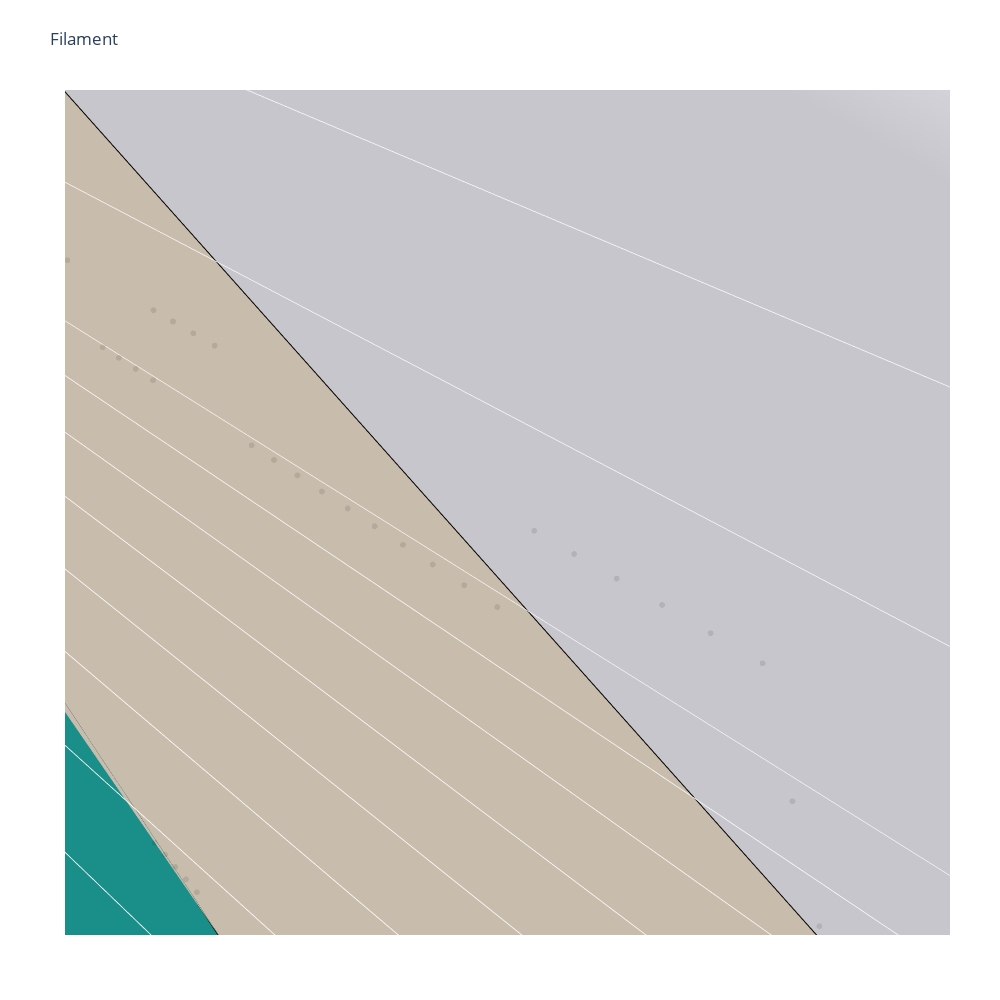

The notebook cell this image was saved under:
### Code cell
import random 
if DIRECT_VISUALISATION_FACE:
    rand = (np.random.rand(face_df.shape[0],3)*255).astype('int')
    rand[0] = 0
    cmap_rand = ListedColormap(rand)


    plot_face=[]
    
    fill_colors=list(mpl.colors.cnames.values())
    random.shuffle(fill_colors)
    for f in (np.unique(edge_df.face)[1:]):

        try:
            edges= edge_df[edge_df.face==f]
            nb_vert = len(edges)
            vert_order = [edges.iloc[0].srce]
            for i in range(nb_vert):
                vert_order.append(edges[edges.trgt==vert_order[-1]]['srce'].to_numpy()[0])
            zs=vert_df.loc[vert_order].z_pix.to_numpy()
            ys=vert_df.loc[vert_order].y_pix.to_numpy()
            xs=vert_df.loc[vert_order].x_pix.to_numpy()
            plot_face.append(dict(
                type='scatter3d',
                mode='lines',
                x=xs,
                y=ys,
                z=zs,
                name='',
                surfaceaxis=2, # add a surface axis ('1' refers to axes[1] i.e. the y-axis)
                surfacecolor=fill_colors[f],
                line=dict(
                    color='black',
                    width=4
                ),
            ))
        except:
            print(f)



    plot_face.append(background_skeleton)
    plot_face.append(vertex)
    fig = go.Figure(data=plot_face, )
    fig.update_layout(title='Filament', 
                      autosize=False,
                      width=1000,
                      height=1000,
                      margin=dict(l=65, r=50, b=65, t=90),
                     )

    fig['layout'].update(scene=dict(aspectmode="manual", 
                                aspectratio=dict(x=X_SIZE*X_SHAPE, 
                                                 y=Y_SIZE*Y_SHAPE, 
                                                 z=Z_SIZE*Z_SHAPE)),
                     showlegend=False)
    fig.show()

### Figure 1 — Plotly figure (JSON) as saved in the notebook; plotly's stock layout.template omitted (floating-point values rounded to 4 significant figures; data arrays with more than 128 entries replaced by an {"elided": "..."} marker saying what was removed)
{"data": [{"line": {"color": "black", "width": 4}, "mode": "lines", "name": "", "surfaceaxis": 2, "surfacecolor": "#FF0000", "type": "scatter3d", "x": [143, 129, 118, 138, 143], "y": [525, 528, 572, 599, 525], "z": [19, 22, 25, 23, 19]}, {"line": {"color": "black", "width": 4}, "mode": "lines", "name": "", "surfaceaxis": 2, "surfacecolor": "#ADFF2F", "type": "scatter3d", "x": [129, 117, 96, 118, 129], "y": [528, 502, 534, 572, 528], "z": [22, 25, 33, 25, 22]}, {"line": {"color": "black", "width": 4}, "mode": "lines", "name": "", "surfaceaxis": 2, "surfacecolor": "#BDB76B", "type": "scatter3d", "x": [147, 115, 117, 129, 143, 147], "y": [443, 481, 502, 528, 525, 443], "z": [18, 26, 25, 22, 19, 18]}, {"line": {"color": "black", "width": 4}, "mode": "lines", "name": "", "surfaceaxis": 2, "surfacecolor": "#00FFFF", "type": "scatter3d", "x": [145, 123, 111, 115, 147, 145], "y": [390, 397, 438, 481, 443, 390], "z": [21, 26, 28, 26, 18, 21]}, {"line": {"color": "black", "width": 4}, "mode": "lines", "name": "", "surfaceaxis": 2, "surfacecolor": "#FF6347", "type": "scatter3d", "x": [138, 118, 103, 114, 131, 138], "y": [599, 572, 632, 660, 641, 599], "z": [23, 25, 31, 29, 24, 23]}, {"line": {"color": "black", "width": 4}, "mode": "lines", "name": "", "surfaceaxis": 2, "surfacecolor": "#98FB98", "type": "scatter3d", "x": [131, 114, 131, 131], "y": [641, 660, 715, 641], "z": [24, 29, 28, 24]}, {"line": {"color": "black", "width": 4}, "mode": "lines", "name": "", "surfaceaxis": 2, "surfacecolor": "#FFFFE0", "type": "scatter3d", "x": [118, 96, 86, 93, 103, 118], "y": [572, 534, 594, 628, 632, 572], "z": [25, 33, 40, 36, 31, 25]}, {"line": {"color": "black", "width": 4}, "mode": "lines", "name": "", "surfaceaxis": 2, "surfacecolor": "#DCDCDC", "type": "scatter3d", "x": [103, 93, 85, 100, 114, 103], "y": [632, 628, 675, 725, 660, 632], "z": [31, 36, 48, 41, 29, 31]}, {"line": {"color": "black", "width": 4}, "mode": "lines", "name": "", "surfaceaxis": 2, "surfacecolor": "#F5FFFA", "type": "scatter3d", "x": [114, 100, 99, 110, 138, 131, 114], "y": [660, 725, 748, 753, 757, 715, 660], "z": [29, 41, 46, 42, 31, 28, 29]}, {"line": {"color": "black", "width": 4}, "mode": "lines", "name": "", "surfaceaxis": 2, "surfacecolor": "#00FFFF", "type": "scatter3d", "x": [138, 110, 119, 132, 138], "y": [757, 753, 799, 819, 757], "z": [31, 42, 47, 47, 31]}, {"line": {"color": "black", "width": 4}, "mode": "lines", "name": "", "surfaceaxis": 2, "surfacecolor": "#FFB6C1", "type": "scatter3d", "x": [151, 122, 113, 123, 145, 151], "y": [314, 332, 371, 397, 390, 314], "z": [26, 34, 33, 26, 21, 26]}, {"line": {"color": "black", "width": 4}, "mode": "lines", "name": "", "surfaceaxis": 2, "surfacecolor": "#808080", "type": "scatter3d", "x": [122, 107, 98, 113, 122], "y": [332, 317, 368, 371, 332], "z": [34, 48, 45, 33, 34]}, {"line": {"color": "black", "width": 4}, "mode": "lines", "name": "", "surfaceaxis": 2, "surfacecolor": "#66CDAA", "type": "scatter3d", "x": [151, 135, 122, 107, 122, 151], "y": [314, 260, 272, 317, 332, 314], "z": [26, 44, 50, 48, 34, 26]}, {"line": {"color": "black", "width": 4}, "mode": "lines", "name": "", "surfaceaxis": 2, "surfacecolor": "#FF4500", "type": "scatter3d", "x": [96, 88, 81, 81, 86, 96], "y": [534, 509, 564, 596, 594, 534], "z": [33, 42, 48, 46, 40, 33]}, {"line": {"color": "black", "width": 4}, "mode": "lines", "name": "", "surfaceaxis": 2, "surfacecolor": "#20B2AA", "type": "scatter3d", "x": [97, 89, 84, 85, 88, 97], "y": [460, 440, 473, 497, 509, 460], "z": [36, 46, 50, 47, 42, 36]}, {"line": {"color": "black", "width": 4}, "mode": "lines", "name": "", "surfaceaxis": 2, "surfacecolor": "#4169E1", "type": "scatter3d", "x": [86, 81, 80, 85, 93, 86], "y": [594, 596, 642, 675, 628, 594], "z": [40, 46, 52, 48, 36, 40]}, {"line": {"color": "black", "width": 4}, "mode": "lines", "name": "", "surfaceaxis": 2, "surfacecolor": "#FAEBD7", "type": "scatter3d", "x": [84, 86, 80, 84, 85, 84], "y": [473, 450, 482, 528, 497, 473], "z": [50, 57, 64, 58, 47, 50]}, {"line": {"color": "black", "width": 4}, "mode": "lines", "name": "", "surfaceaxis": 2, "surfacecolor": "#1E90FF", "type": "scatter3d", "x": [91, 90, 85, 76, 86, 89, 91], "y": [385, 373, 388, 438, 450, 412, 385], "z": [52, 57, 64, 65, 57, 52, 52]}, {"line": {"color": "black", "width": 4}, "mode": "lines", "name": "", "surfaceaxis": 2, "surfacecolor": "#E9967A", "type": "scatter3d", "x": [89, 89, 86, 84, 89], "y": [440, 412, 450, 473, 440], "z": [46, 52, 57, 50, 46]}, {"line": {"color": "black", "width": 4}, "mode": "lines", "name": "", "surfaceaxis": 2, "surfacecolor": "#DC143C", "type": "scatter3d", "x": [85, 85, 90, 99, 100, 85], "y": [675, 742, 756, 748, 725, 675], "z": [48, 58, 56, 46, 41, 48]}, {"line": {"color": "black", "width": 4}, "mode": "lines", "name": "", "surfaceaxis": 2, "surfacecolor": "#008080", "type": "scatter3d", "x": [85, 84, 83, 81, 88, 85], "y": [497, 528, 562, 564, 509, 497], "z": [47, 58, 55, 48, 42, 47]}, {"line": {"color": "black", "width": 4}, "mode": "lines", "name": "", "surfaceaxis": 2, "surfacecolor": "#F08080", "type": "scatter3d", "x": [119, 108, 144, 132, 119], "y": [799, 817, 859, 819, 799], "z": [47, 59, 58, 47, 47]}, {"line": {"color": "black", "width": 4}, "mode": "lines", "name": "", "surfaceaxis": 2, "surfacecolor": "#FF00FF", "type": "scatter3d", "x": [108, 92, 110, 144, 108], "y": [817, 814, 870, 859, 817], "z": [59, 70, 77, 58, 59]}, {"line": {"color": "black", "width": 4}, "mode": "lines", "name": "", "surfaceaxis": 2, "surfacecolor": "#9370DB", "type": "scatter3d", "x": [107, 95, 90, 91, 98, 107], "y": [317, 333, 373, 385, 368, 317], "z": [48, 59, 57, 52, 45, 48]}, {"line": {"color": "black", "width": 4}, "mode": "lines", "name": "", "surfaceaxis": 2, "surfacecolor": "#00BFFF", "type": "scatter3d", "x": [146, 133, 118, 122, 135, 146], "y": [195, 203, 255, 272, 260, 195], "z": [61, 69, 60, 50, 44, 61]}, {"line": {"color": "black", "width": 4}, "mode": "lines", "name": "", "surfaceaxis": 2, "surfacecolor": "#FA8072", "type": "scatter3d", "x": [86, 76, 72, 80, 86], "y": [450, 438, 453, 482, 450], "z": [57, 65, 66, 64, 57]}, {"line": {"color": "black", "width": 4}, "mode": "lines", "name": "", "surfaceaxis": 2, "surfacecolor": "#FAFAD2", "type": "scatter3d", "x": [81, 83, 84, 81, 80, 81, 81], "y": [564, 562, 584, 640, 642, 596, 564], "z": [48, 55, 64, 61, 52, 46, 48]}, {"line": {"color": "black", "width": 4}, "mode": "lines", "name": "", "surfaceaxis": 2, "surfacecolor": "#6B8E23", "type": "scatter3d", "x": [99, 90, 92, 108, 119, 110, 99], "y": [748, 756, 814, 817, 799, 753, 748], "z": [46, 56, 70, 59, 47, 42, 46]}, {"line": {"color": "black", "width": 4}, "mode": "lines", "name": "", "surfaceaxis": 2, "surfacecolor": "#8B0000", "type": "scatter3d", "x": [85, 73, 76, 85], "y": [388, 400, 438, 388], "z": [64, 68, 65, 64]}, {"line": {"color": "black", "width": 4}, "mode": "lines", "name": "", "surfaceaxis": 2, "surfacecolor": "#FFFFF0", "type": "scatter3d", "x": [63, 73, 74, 71, 63, 63], "y": [403, 400, 351, 324, 368, 403], "z": [64, 68, 77, 82, 66, 64]}, {"line": {"color": "black", "width": 4}, "mode": "lines", "name": "", "surfaceaxis": 2, "surfacecolor": "#ADD8E6", "type": "scatter3d", "x": [63, 71, 71, 59, 63], "y": [368, 324, 306, 353, 368], "z": [66, 82, 78, 52, 66]}, {"line": {"color": "black", "width": 4}, "mode": "lines", "name": "", "surfaceaxis": 2, "surfacecolor": "#A9A9A9", "type": "scatter3d", "x": [59, 71, 68, 46, 59], "y": [353, 306, 274, 321, 353], "z": [52, 78, 62, 44, 52]}, {"line": {"color": "black", "width": 4}, "mode": "lines", "name": "", "surfaceaxis": 2, "surfacecolor": "#FFFF00", "type": "scatter3d", "x": [34, 46, 68, 53, 37, 34], "y": [314, 321, 274, 243, 254, 314], "z": [39, 44, 62, 53, 46, 39]}, {"line": {"color": "black", "width": 4}, "mode": "lines", "name": "", "surfaceaxis": 2, "surfacecolor": "#006400", "type": "scatter3d", "x": [71, 78, 82, 76, 68, 71], "y": [306, 271, 259, 265, 274, 306], "z": [78, 91, 82, 71, 62, 78]}, {"line": {"color": "black", "width": 4}, "mode": "lines", "name": "", "surfaceaxis": 2, "surfacecolor": "#008000", "type": "scatter3d", "x": [37, 53, 62, 36, 37], "y": [254, 243, 207, 180, 254], "z": [46, 53, 62, 58, 46]}, {"line": {"color": "black", "width": 4}, "mode": "lines", "name": "", "surfaceaxis": 2, "surfacecolor": "#D2691E", "type": "scatter3d", "x": [59, 62, 63, 63, 59, 52, 59], "y": [431, 422, 403, 368, 353, 374, 431], "z": [51, 57, 64, 66, 52, 45, 51]}, {"line": {"color": "black", "width": 4}, "mode": "lines", "name": "", "surfaceaxis": 2, "surfacecolor": "#A9A9A9", "type": "scatter3d", "x": [31, 43, 56, 59, 52, 39, 31], "y": [435, 470, 459, 431, 374, 386, 435], "z": [31, 35, 47, 51, 45, 37, 31]}, {"line": {"color": "black", "width": 4}, "mode": "lines", "name": "", "surfaceaxis": 2, "surfacecolor": "#AFEEEE", "type": "scatter3d", "x": [31, 39, 17, 31], "y": [435, 386, 378, 435], "z": [31, 37, 29, 31]}, {"line": {"color": "black", "width": 4}, "mode": "lines", "name": "", "surfaceaxis": 2, "surfacecolor": "#90EE90", "type": "scatter3d", "x": [47, 52, 59, 56, 43, 47], "y": [525, 537, 489, 459, 470, 525], "z": [37, 41, 52, 47, 35, 37]}, {"line": {"color": "black", "width": 4}, "mode": "lines", "name": "", "surfaceaxis": 2, "surfacecolor": "#A0522D", "type": "scatter3d", "x": [34, 47, 52, 47, 34], "y": [589, 582, 537, 525, 589], "z": [31, 38, 41, 37, 31]}, {"line": {"color": "black", "width": 4}, "mode": "lines", "name": "", "surfaceaxis": 2, "surfacecolor": "#191970", "type": "scatter3d", "x": [42, 52, 54, 47, 34, 42], "y": [648, 641, 603, 582, 589, 648], "z": [36, 44, 45, 38, 31, 36]}, {"line": {"color": "black", "width": 4}, "mode": "lines", "name": "", "surfaceaxis": 2, "surfacecolor": "#C0C0C0", "type": "scatter3d", "x": [47, 54, 59, 60, 52, 47], "y": [582, 603, 596, 561, 537, 582], "z": [38, 45, 51, 54, 41, 38]}, {"line": {"color": "black", "width": 4}, "mode": "lines", "name": "", "surfaceaxis": 2, "surfacecolor": "#4B0082", "type": "scatter3d", "x": [28, 44, 54, 56, 52, 42, 28], "y": [689, 710, 692, 664, 641, 648, 689], "z": [33, 45, 51, 51, 44, 36, 33]}, {"line": {"color": "black", "width": 4}, "mode": "lines", "name": "", "surfaceaxis": 2, "surfacecolor": "#708090", "type": "scatter3d", "x": [35, 44, 28, 35], "y": [754, 710, 689, 754], "z": [45, 45, 33, 45]}, {"line": {"color": "black", "width": 4}, "mode": "lines", "name": "", "surfaceaxis": 2, "surfacecolor": "#FFDEAD", "type": "scatter3d", "x": [52, 56, 61, 59, 54, 52], "y": [641, 664, 628, 596, 603, 641], "z": [44, 51, 59, 51, 45, 44]}, {"line": {"color": "black", "width": 4}, "mode": "lines", "name": "", "surfaceaxis": 2, "surfacecolor": "#FFA500", "type": "scatter3d", "x": [56, 59, 60, 62, 59, 56], "y": [459, 489, 481, 422, 431, 459], "z": [47, 52, 59, 57, 51, 47]}, {"line": {"color": "black", "width": 4}, "mode": "lines", "name": "", "surfaceaxis": 2, "surfacecolor": "#000080", "type": "scatter3d", "x": [115, 111, 97, 88, 96, 117, 115], "y": [481, 438, 460, 509, 534, 502, 481], "z": [26, 28, 36, 42, 33, 25, 26]}, {"line": {"color": "black", "width": 4}, "mode": "lines", "name": "", "surfaceaxis": 2, "surfacecolor": "#F8F8FF", "type": "scatter3d", "x": [80, 72, 60, 62, 73, 84, 80], "y": [482, 453, 481, 526, 526, 528, 482], "z": [64, 66, 59, 63, 66, 58, 64]}, {"line": {"color": "black", "width": 4}, "mode": "lines", "name": "", "surfaceaxis": 2, "surfacecolor": "#9932CC", "type": "scatter3d", "x": [60, 69, 76, 73, 62, 60], "y": [550, 587, 549, 526, 526, 550], "z": [61, 68, 66, 66, 63, 61]}, {"line": {"color": "black", "width": 4}, "mode": "lines", "name": "", "surfaceaxis": 2, "surfacecolor": "#BC8F8F", "type": "scatter3d", "x": [62, 60, 72, 76, 73, 63, 62], "y": [422, 481, 453, 438, 400, 403, 422], "z": [57, 59, 66, 65, 68, 64, 57]}, {"line": {"color": "black", "width": 4}, "mode": "lines", "name": "", "surfaceaxis": 2, "surfacecolor": "#00008B", "type": "scatter3d", "x": [84, 73, 76, 84], "y": [528, 526, 549, 528], "z": [58, 66, 66, 58]}, {"line": {"color": "black", "width": 4}, "mode": "lines", "name": "", "surfaceaxis": 2, "surfacecolor": "#FFD700", "type": "scatter3d", "x": [84, 76, 69, 84, 83, 84], "y": [528, 549, 587, 584, 562, 528], "z": [58, 66, 68, 64, 55, 58]}, {"line": {"color": "black", "width": 4}, "mode": "lines", "name": "", "surfaceaxis": 2, "surfacecolor": "#EE82EE", "type": "scatter3d", "x": [52, 60, 60, 62, 60, 59, 52], "y": [537, 561, 550, 526, 481, 489, 537], "z": [41, 54, 61, 63, 59, 52, 41]}, {"line": {"color": "black", "width": 4}, "mode": "lines", "name": "", "surfaceaxis": 2, "surfacecolor": "#DEB887", "type": "scatter3d", "x": [85, 84, 81, 81, 85], "y": [742, 781, 760, 720, 742], "z": [58, 71, 73, 68, 58]}, {"line": {"color": "black", "width": 4}, "mode": "lines", "name": "", "surfaceaxis": 2, "surfacecolor": "#FFEBCD", "type": "scatter3d", "x": [81, 66, 65, 75, 81, 81], "y": [659, 659, 709, 726, 720, 659], "z": [68, 71, 77, 78, 68, 68]}, {"line": {"color": "black", "width": 4}, "mode": "lines", "name": "", "surfaceaxis": 2, "surfacecolor": "#0000CD", "type": "scatter3d", "x": [144, 147, 160, 144], "y": [859, 874, 883, 859], "z": [58, 68, 66, 58]}, {"line": {"color": "black", "width": 4}, "mode": "lines", "name": "", "surfaceaxis": 2, "surfacecolor": "#FDF5E6", "type": "scatter3d", "x": [160, 147, 158, 160], "y": [883, 874, 876, 883], "z": [66, 68, 72, 66]}, {"line": {"color": "black", "width": 4}, "mode": "lines", "name": "", "surfaceaxis": 2, "surfacecolor": "#F4A460", "type": "scatter3d", "x": [95, 94, 87, 85, 90, 95], "y": [333, 332, 354, 388, 373, 333], "z": [59, 65, 69, 64, 57, 59]}, {"line": {"color": "black", "width": 4}, "mode": "lines", "name": "", "surfaceaxis": 2, "surfacecolor": "#5F9EA0", "type": "scatter3d", "x": [59, 61, 62, 69, 60, 60, 59], "y": [596, 628, 617, 587, 550, 561, 596], "z": [51, 59, 63, 68, 61, 54, 51]}, {"line": {"color": "black", "width": 4}, "mode": "lines", "name": "", "surfaceaxis": 2, "surfacecolor": "#778899", "type": "scatter3d", "x": [146, 144, 131, 133, 146], "y": [195, 166, 196, 203, 195], "z": [61, 88, 77, 69, 61]}, {"line": {"color": "black", "width": 4}, "mode": "lines", "name": "", "surfaceaxis": 2, "surfacecolor": "#0000FF", "type": "scatter3d", "x": [60, 62, 65, 66, 60], "y": [700, 721, 709, 659, 700], "z": [67, 75, 77, 71, 67]}, {"line": {"color": "black", "width": 4}, "mode": "lines", "name": "", "surfaceaxis": 2, "surfacecolor": "#FF69B4", "type": "scatter3d", "x": [55, 62, 62, 60, 57, 55], "y": [751, 747, 721, 700, 719, 751], "z": [64, 78, 75, 67, 61, 64]}, {"line": {"color": "black", "width": 4}, "mode": "lines", "name": "", "surfaceaxis": 2, "surfacecolor": "#48D1CC", "type": "scatter3d", "x": [36, 62, 78, 91, 51, 36], "y": [180, 207, 197, 155, 127, 180], "z": [58, 62, 72, 85, 75, 58]}, {"line": {"color": "black", "width": 4}, "mode": "lines", "name": "", "surfaceaxis": 2, "surfacecolor": "#E0FFFF", "type": "scatter3d", "x": [76, 82, 99, 89, 76], "y": [265, 259, 204, 206, 265], "z": [71, 82, 95, 81, 71]}, {"line": {"color": "black", "width": 4}, "mode": "lines", "name": "", "surfaceaxis": 2, "surfacecolor": "#B8860B", "type": "scatter3d", "x": [62, 62, 65, 78, 75, 62], "y": [721, 747, 769, 764, 726, 721], "z": [75, 78, 83, 81, 78, 75]}, {"line": {"color": "black", "width": 4}, "mode": "lines", "name": "", "surfaceaxis": 2, "surfacecolor": "#696969", "type": "scatter3d", "x": [84, 94, 91, 81, 71, 74, 84], "y": [342, 293, 290, 301, 324, 351, 342], "z": [75, 81, 92, 92, 82, 77, 75]}, {"line": {"color": "black", "width": 4}, "mode": "lines", "name": "", "surfaceaxis": 2, "surfacecolor": "#DB7093", "type": "scatter3d", "x": [110, 107, 102, 94, 95, 110], "y": [264, 247, 260, 293, 299, 264], "z": [67, 81, 90, 81, 74, 67]}, {"line": {"color": "black", "width": 4}, "mode": "lines", "name": "", "surfaceaxis": 2, "surfacecolor": "#A52A2A", "type": "scatter3d", "x": [62, 75, 65, 62], "y": [721, 726, 709, 721], "z": [75, 78, 77, 75]}, {"line": {"color": "black", "width": 4}, "mode": "lines", "name": "", "surfaceaxis": 2, "surfacecolor": "#FFE4B5", "type": "scatter3d", "x": [35, 45, 55, 57, 54, 44, 35], "y": [754, 768, 751, 719, 692, 710, 754], "z": [45, 55, 64, 61, 51, 45, 45]}, {"line": {"color": "black", "width": 4}, "mode": "lines", "name": "", "surfaceaxis": 2, "surfacecolor": "#D2B48C", "type": "scatter3d", "x": [85, 87, 84, 74, 73, 85], "y": [388, 354, 342, 351, 400, 388], "z": [64, 69, 75, 77, 68, 64]}, {"line": {"color": "black", "width": 4}, "mode": "lines", "name": "", "surfaceaxis": 2, "surfacecolor": "#00CED1", "type": "scatter3d", "x": [84, 69, 62, 66, 81, 81, 84], "y": [584, 587, 617, 659, 659, 640, 584], "z": [64, 68, 63, 71, 68, 61, 64]}, {"line": {"color": "black", "width": 4}, "mode": "lines", "name": "", "surfaceaxis": 2, "surfacecolor": "#7CFC00", "type": "scatter3d", "x": [144, 121, 117, 131, 144], "y": [166, 206, 218, 196, 166], "z": [88, 98, 86, 77, 88]}, {"line": {"color": "black", "width": 4}, "mode": "lines", "name": "", "surfaceaxis": 2, "surfacecolor": "#808000", "type": "scatter3d", "x": [95, 94, 84, 87, 94, 95], "y": [299, 293, 342, 354, 332, 299], "z": [74, 81, 75, 69, 65, 74]}, {"line": {"color": "black", "width": 4}, "mode": "lines", "name": "", "surfaceaxis": 2, "surfacecolor": "#2F4F4F", "type": "scatter3d", "x": [68, 76, 89, 78, 62, 53, 68], "y": [274, 265, 206, 197, 207, 243, 274], "z": [62, 71, 81, 72, 62, 53, 62]}, {"line": {"color": "black", "width": 4}, "mode": "lines", "name": "", "surfaceaxis": 2, "surfacecolor": "#EEE8AA", "type": "scatter3d", "x": [17, 39, 52, 59, 46, 34, 17], "y": [378, 386, 374, 353, 321, 314, 378], "z": [29, 37, 45, 52, 44, 39, 29]}, {"line": {"color": "black", "width": 4}, "mode": "lines", "name": "", "surfaceaxis": 2, "surfacecolor": "#FF00FF", "type": "scatter3d", "x": [65, 64, 71, 81, 78, 65], "y": [769, 800, 814, 812, 764, 769], "z": [83, 88, 94, 88, 81, 83]}, {"line": {"color": "black", "width": 4}, "mode": "lines", "name": "", "surfaceaxis": 2, "surfacecolor": "#DA70D6", "type": "scatter3d", "x": [102, 91, 94, 102], "y": [260, 290, 293, 260], "z": [90, 92, 81, 90]}, {"line": {"color": "black", "width": 4}, "mode": "lines", "name": "", "surfaceaxis": 2, "surfacecolor": "#800080", "type": "scatter3d", "x": [51, 91, 105, 63, 51], "y": [127, 155, 145, 89, 127], "z": [75, 85, 98, 91, 75]}, {"line": {"color": "black", "width": 4}, "mode": "lines", "name": "", "surfaceaxis": 2, "surfacecolor": "#8B008B", "type": "scatter3d", "x": [117, 121, 102, 107, 117], "y": [218, 206, 260, 247, 218], "z": [86, 98, 90, 81, 86]}, {"line": {"color": "black", "width": 4}, "mode": "lines", "name": "", "surfaceaxis": 2, "surfacecolor": "#F5F5F5", "type": "scatter3d", "x": [86, 81, 95, 106, 110, 92, 86], "y": [796, 812, 880, 876, 870, 814, 796], "z": [74, 88, 95, 81, 77, 70, 74]}, {"line": {"color": "black", "width": 4}, "mode": "lines", "name": "", "surfaceaxis": 2, "surfacecolor": "#FF1493", "type": "scatter3d", "x": [106, 95, 113, 106], "y": [876, 880, 929, 876], "z": [81, 95, 104, 81]}, {"line": {"color": "black", "width": 4}, "mode": "lines", "name": "", "surfaceaxis": 2, "surfacecolor": "#FFE4C4", "type": "scatter3d", "x": [71, 81, 78, 71, 71], "y": [324, 301, 271, 306, 324], "z": [82, 92, 91, 78, 82]}, {"line": {"color": "black", "width": 4}, "mode": "lines", "name": "", "surfaceaxis": 2, "surfacecolor": "#87CEFA", "type": "scatter3d", "x": [61, 69, 76, 71, 64, 61], "y": [812, 858, 841, 814, 800, 812], "z": [88, 101, 101, 94, 88, 88]}, {"line": {"color": "black", "width": 4}, "mode": "lines", "name": "", "surfaceaxis": 2, "surfacecolor": "#3CB371", "type": "scatter3d", "x": [89, 99, 105, 91, 78, 89], "y": [206, 204, 145, 155, 197, 206], "z": [81, 95, 98, 85, 72, 81]}, {"line": {"color": "black", "width": 4}, "mode": "lines", "name": "", "surfaceaxis": 2, "surfacecolor": "#D3D3D3", "type": "scatter3d", "x": [133, 131, 117, 107, 110, 118, 133], "y": [203, 196, 218, 247, 264, 255, 203], "z": [69, 77, 86, 81, 67, 60, 69]}, {"line": {"color": "black", "width": 4}, "mode": "lines", "name": "", "surfaceaxis": 2, "surfacecolor": "#F0FFF0", "type": "scatter3d", "x": [122, 118, 110, 95, 94, 95, 107, 122], "y": [272, 255, 264, 299, 332, 333, 317, 272], "z": [50, 60, 67, 74, 65, 59, 48, 50]}, {"line": {"color": "black", "width": 4}, "mode": "lines", "name": "", "surfaceaxis": 2, "surfacecolor": "#008B8B", "type": "scatter3d", "x": [123, 113, 98, 91, 89, 89, 97, 111, 123], "y": [397, 371, 368, 385, 412, 440, 460, 438, 397], "z": [26, 33, 45, 52, 52, 46, 36, 28, 26]}, {"line": {"color": "black", "width": 4}, "mode": "lines", "name": "", "surfaceaxis": 2, "surfacecolor": "#FFF0F5", "type": "scatter3d", "x": [144, 110, 106, 113, 132, 146, 147, 144], "y": [859, 870, 876, 929, 930, 899, 874, 859], "z": [58, 77, 81, 104, 89, 72, 68, 58]}, {"line": {"color": "black", "width": 4}, "mode": "lines", "name": "", "surfaceaxis": 2, "surfacecolor": "#F5DEB3", "type": "scatter3d", "x": [54, 57, 60, 66, 62, 61, 56, 54], "y": [692, 719, 700, 659, 617, 628, 664, 692], "z": [51, 61, 67, 71, 63, 59, 51, 51]}, {"line": {"color": "black", "width": 4}, "mode": "lines", "name": "", "surfaceaxis": 2, "surfacecolor": "#6A5ACD", "type": "scatter3d", "x": [81, 71, 76, 95, 81], "y": [812, 814, 841, 880, 812], "z": [88, 94, 101, 95, 88]}, {"line": {"color": "black", "width": 4}, "mode": "lines", "name": "", "surfaceaxis": 2, "surfacecolor": "#FFFAFA", "type": "scatter3d", "x": [56, 57, 61, 69, 61, 56], "y": [826, 868, 876, 858, 812, 826], "z": [79, 89, 96, 101, 88, 79]}, {"line": {"color": "black", "width": 4}, "mode": "lines", "name": "", "surfaceaxis": 2, "surfacecolor": "#696969", "type": "scatter3d", "x": [48, 57, 56, 52, 48], "y": [902, 868, 826, 822, 902], "z": [90, 89, 79, 73, 90]}, {"line": {"color": "black", "width": 4}, "mode": "lines", "name": "", "surfaceaxis": 2, "surfacecolor": "#228B22", "type": "scatter3d", "x": [48, 61, 57, 48], "y": [902, 876, 868, 902], "z": [90, 96, 89, 90]}, {"line": {"color": "black", "width": 4}, "mode": "lines", "name": "", "surfaceaxis": 2, "surfacecolor": "#BA55D3", "type": "scatter3d", "x": [45, 52, 56, 61, 64, 65, 62, 55, 45], "y": [768, 822, 826, 812, 800, 769, 747, 751, 768], "z": [55, 73, 79, 88, 88, 83, 78, 64, 55]}, {"marker": {"color": "black", "opacity": 0.1, "size": 2}, "mode": "markers", "type": "scatter3d", "x": {"elided": "9133 int values"}, "y": {"elided": "9133 int values"}, "z": {"elided": "9133 int values"}}, {"marker": {"color": "red", "opacity": 0.5, "size": 2}, "mode": "markers", "type": "scatter3d", "x": {"elided": "165 int values"}, "y": {"elided": "165 int values"}, "z": {"elided": "165 int values"}}], "layout": {"autosize": false, "height": 1000, "margin": {"b": 65, "l": 65, "r": 50, "t": 90}, "scene": {"aspectmode": "manual", "aspectratio": {"x": 15.21, "y": 96.38, "z": 23.34}}, "showlegend": false, "title": {"text": "Filament"}, "width": 1000}}
